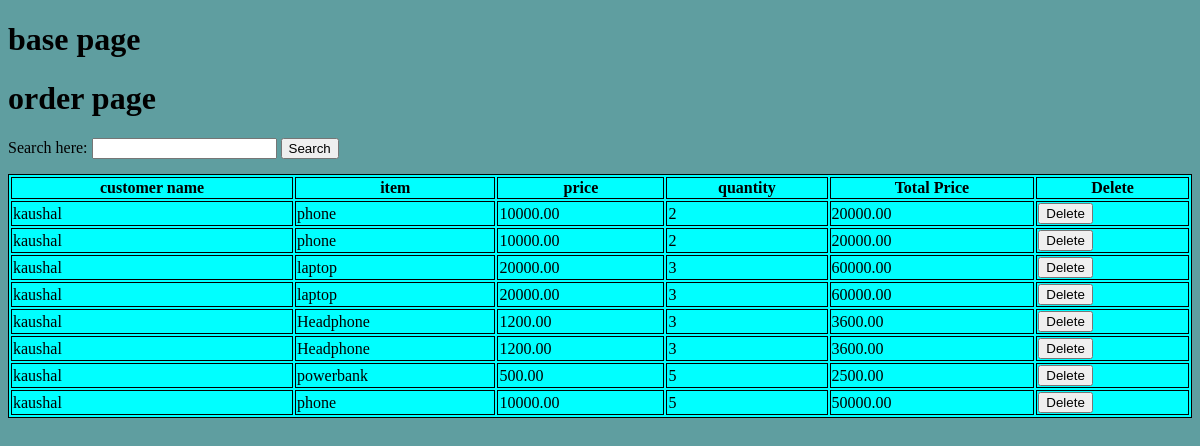
The page /order/ on the database its author committed.
### store/models.py (models this page shows, shortened)
class Order(models.Model):
    customer_name=models.ForeignKey(Customer,null=True,on_delete=models.CASCADE)
    item=models.ForeignKey(Item,null=True,on_delete=models.CASCADE)
    price=models.DecimalField(max_digits=10,decimal_places=2)
    quantity=models.IntegerField()
    total_price=models.DecimalField(max_digits=10,decimal_places=2)

class Customer(models.Model):
    first_name=models.CharField(max_length=50)
    last_name=models.CharField(max_length=50)
    def __str__(self):
        return self.first_name

class Item(models.Model):
    item_name=models.CharField(max_length=50)
    item_price=models.DecimalField(max_digits=10,decimal_places=2)
    def __str__(self):
        return self.item_name

### store/views.py (the view)
# urls.py: path('order/',get_order,name='get_order'),
def get_order(request):
    if 'search' in request.GET:
        search_term=request.GET.get('search','')
        print(search_term)
        orders=Order.objects.filter(
            Q(item__item_name__icontains=search_term) |
            Q(customer_name__first_name__icontains=search_term)
        )
    else:
        orders=Order.objects.all()
        search_term=''
    context={'orders':orders,'search_term':search_term}
    return render(request,'order.html',context)

### store/Templates/order.html
{% extends 'base.html' %}
{% load static %}
{% block extra_css %}
<link rel="stylesheet" href="{% static 'css/order.css' %}">
{% endblock %}
{% block content %}
<h1>order page</h1>
<form>
<label for="search">Search here:</label>
<input type="search" id="search" name="search" value={{search_term}}>
<button type="submit">Search</button>
</form>
<table>
    <tr>
        <th>customer name</th>
        <th>item</th>
        <th>price</th>
        <th>quantity</th>
        <th>Total Price</th>
        <th>Delete</th>
      </tr>
    {% for order in orders %}
    <tr>
        <td>{{order.customer_name}}</td>
        <td>{{order.item}}</td>
        <td>{{order.price}}</td>
        <td>{{order.quantity}}</td>
        <td>{{order.total_price}}</td>
        <td><a href="/delete_order/{{order.id}}"><button>Delete</button></a></td>
    </tr>
    {% endfor %}
</table>
{% endblock %}

### store/Templates/base.html (shortened to what this page needs)
{% load static %}
<!DOCTYPE html>
<html lang="en">
<head>
    <link rel="stylesheet" href="{% static 'css/style.css' %}">
    {% block extra_css %}{% endblock %}
</head>
<body>
    <h1>base page</h1>
    {% block content %}
    {% endblock %}
</body>
</html>

### static/css/order.css (style rules this page uses)
body { background-color: cadetblue; }
table { border: 1px solid black; margin-top: 15px; width: 100%; background-color: aqua; }
tr,th,td { border: 1px solid black; }

### rows shown on the page
Order: customer_name "kaushal", item "phone", price "10000.00", quantity "2", total_price "20000.00"
Order: customer_name "kaushal", item "phone", price "10000.00", quantity "2", total_price "20000.00"
Order: customer_name "kaushal", item "laptop", price "20000.00", quantity "3", total_price "60000.00"
Order: customer_name "kaushal", item "laptop", price "20000.00", quantity "3", total_price "60000.00"
Order: customer_name "kaushal", item "Headphone", price "1200.00", quantity "3", total_price "3600.00"
Order: customer_name "kaushal", item "Headphone", price "1200.00", quantity "3", total_price "3600.00"
Order: customer_name "kaushal", item "powerbank", price "500.00", quantity "5", total_price "2500.00"
Order: customer_name "kaushal", item "phone", price "10000.00", quantity "5", total_price "50000.00"
